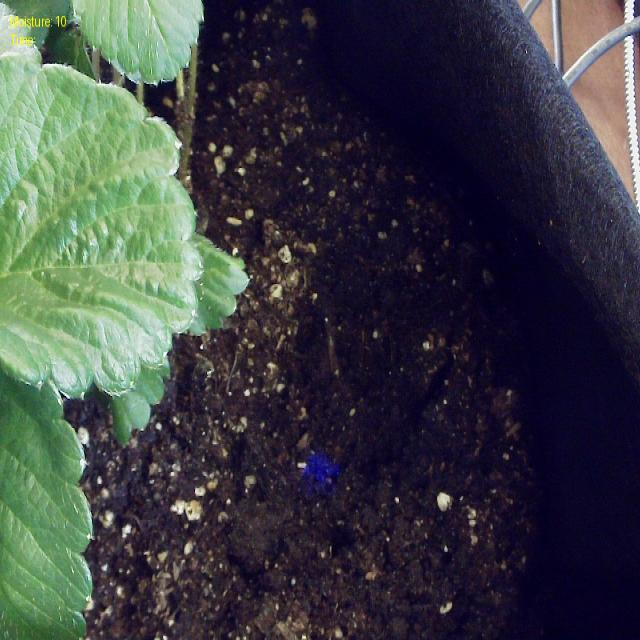
#> input picture data/training-data/downloaded/soil_moisture_stir_september/train/images/13_png.rf.d29e3ff2a8d6706d7713a24b7a79ff90.jpg, 640 x 640 px; its folder holds only this picture in this run
$ python make_augmentation_slides.py
#> lines starting #> are read from the running program, lines starting #| are printed output that depends on the picture
"""
make_augmentation_slides.py
Generates a PDF slide deck comparing original vs augmented
soil_moisture_stir_september images.

Output: plots/stir_september_augmentation_slides.pdf
"""

import os
import random
from pathlib import Path
from collections import defaultdict

import cv2
import numpy as np
import matplotlib
matplotlib.use("Agg")
import matplotlib.pyplot as plt
import matplotlib.patches as mpatches
from matplotlib.backends.backend_pdf import PdfPages
from matplotlib.gridspec import GridSpec

# ── Config ───────────────────────────────────────────────────────────────────

DATASET_ROOT = Path("data/training-data/downloaded/soil_moisture_stir_september")
OUTPUT_DIR   = Path("plots")
OUTPUT_PDF   = OUTPUT_DIR / "stir_september_augmentation_slides.pdf"

CLASSES = [
    "moisture_level_1",   # 0 — very dry,  LED: red/orange
    "moisture_level_10",  # 1 — very wet,  LED: intense blue-violet
    "moisture_level_3",   # 2 — dry,       LED: pink-magenta
    "moisture_level_7",   # 3 — moist,     LED: bright blue-violet
    "moisture_level_8",   # 4 — wet,       LED: strong blue-violet
]

# Colours for bounding boxes per class (BGR→RGB already converted)
CLASS_COLORS = [
    (1.0, 0.35, 0.0),   # orange-red   — level 1
    (0.45, 0.0, 0.9),   # deep violet  — level 10
    (0.9, 0.2, 0.6),    # pink-magenta — level 3
    (0.2, 0.4, 1.0),    # bright blue  — level 7
    (0.0, 0.7, 1.0),    # cyan-blue    — level 8
]

SLIDE_BG  = "#0d1117"
TITLE_CLR = "#e6edf3"
BODY_CLR  = "#8b949e"
ACCENT    = "#58a6ff"
GREEN     = "#3fb950"
YELLOW    = "#d29922"

SEED = 7
random.seed(SEED)

# ── Helpers ──────────────────────────────────────────────────────────────────

def load_image_rgb(path: Path) -> np.ndarray:
    img = cv2.imread(str(path))
    if img is None:
        raise FileNotFoundError(path)
    return cv2.cvtColor(img, cv2.COLOR_BGR2RGB)


def read_label(label_path: Path):
    classes, boxes = [], []
    if label_path.exists():
        for line in label_path.read_text().strip().splitlines():
            parts = line.split()
            if len(parts) == 5:
                classes.append(int(float(parts[0])))
                boxes.append(list(map(float, parts[1:])))
    return classes, boxes


def draw_boxes(ax, img: np.ndarray, classes, boxes, linewidth=2):
    h, w = img.shape[:2]
    ax.imshow(img)
    for cls, (cx, cy, bw, bh) in zip(classes, boxes):
        x1 = (cx - bw / 2) * w
        y1 = (cy - bh / 2) * h
        color = CLASS_COLORS[cls % len(CLASS_COLORS)]
        rect = mpatches.FancyBboxPatch(
            (x1, y1), bw * w, bh * h,
            boxstyle="square,pad=0",
            linewidth=linewidth,
            edgecolor=color,
            facecolor="none",
        )
        ax.add_patch(rect)
        ax.text(
            x1, y1 - 4,
            CLASSES[cls].replace("moisture_level_", "Lvl "),
            color=color, fontsize=7, fontweight="bold",
            va="bottom",
            bbox=dict(boxstyle="round,pad=0.15", fc=SLIDE_BG, ec="none", alpha=0.7),
        )
    ax.axis("off")


def slide_fig(figsize=(16, 9)):
    fig = plt.figure(figsize=figsize)
    fig.patch.set_facecolor(SLIDE_BG)
    return fig


def slide_title(fig, title, subtitle=None, y_title=0.88, y_sub=0.79):
    fig.text(0.5, y_title, title, ha="center", va="center",
             color=TITLE_CLR, fontsize=26, fontweight="bold")
    if subtitle:
        fig.text(0.5, y_sub, subtitle, ha="center", va="center",
                 color=BODY_CLR, fontsize=14)


def get_originals(split: str):
    img_dir = DATASET_ROOT / split / "images"
    lbl_dir = DATASET_ROOT / split / "labels"
    files = sorted([p for p in img_dir.glob("*.jpg") if "_aug" not in p.name] +
                   [p for p in img_dir.glob("*.png") if "_aug" not in p.name])
    return img_dir, lbl_dir, files


def get_augmented_for(original_stem: str, split: str):
    img_dir = DATASET_ROOT / split / "images"
    lbl_dir = DATASET_ROOT / split / "labels"
    augs = sorted(img_dir.glob(f"{original_stem}_aug*.jpg"))
    return img_dir, lbl_dir, augs


def count_classes_in_split(split: str):
    lbl_dir = DATASET_ROOT / split / "labels"
    counts = defaultdict(int)
    for lbl in lbl_dir.glob("*.txt"):
        for line in lbl.read_text().strip().splitlines():
            parts = line.split()
            if parts:
                counts[int(float(parts[0]))] += 1
    return counts


def count_originals_only(split: str):
    lbl_dir = DATASET_ROOT / split / "labels"
    counts = defaultdict(int)
    for lbl in lbl_dir.glob("*.txt"):
        if "_aug" not in lbl.stem:
            for line in lbl.read_text().strip().splitlines():
                parts = line.split()
                if parts:
                    counts[int(float(parts[0]))] += 1
    return counts


# ── Slide builders ────────────────────────────────────────────────────────────

def slide_cover(pdf):
    fig = slide_fig()
    # Decorative accent bar
    fig.add_axes([0.08, 0.46, 0.84, 0.004]).set_facecolor(ACCENT)
    plt.gca().axis("off")
    fig.text(0.5, 0.65, "soil_moisture_stir_september",
             ha="center", color=ACCENT, fontsize=18, fontweight="bold",
             fontfamily="monospace")
    fig.text(0.5, 0.54, "Data Augmentation Overview",
             ha="center", color=TITLE_CLR, fontsize=34, fontweight="bold")
    fig.text(0.5, 0.42, "Original 56 images  →  685 images after albumentations pipeline",
             ha="center", color=BODY_CLR, fontsize=15)
    fig.text(0.5, 0.32, "5 moisture-level classes  ·  LED colour = class signal  ·  YOLO bbox labels preserved",
             ha="center", color=BODY_CLR, fontsize=12)
    pdf.savefig(fig, facecolor=SLIDE_BG)
    plt.close(fig)


def slide_dataset_overview(pdf):
    fig = slide_fig()
    slide_title(fig, "Dataset Overview", "Before and after augmentation — per split")

    ax = fig.add_axes([0.1, 0.1, 0.8, 0.6])
    ax.set_facecolor(SLIDE_BG)
    ax.axis("off")

    headers = ["Split", "Originals", "Copies each", "Total (aug)", "% increase"]
    rows = [
        ["train",  "39",  "13", "546", "+1300%"],
        ["valid",  "12",  " 6", " 84", "+ 600%"],
        ["test",   " 5",  "10", " 55", "+1000%"],
        ["TOTAL",  "56",  "—",  "685", "+1123%"],
    ]

    col_x = [0.05, 0.25, 0.45, 0.62, 0.80]
    header_y = 0.92
    row_h = 0.14

    for i, h in enumerate(headers):
        ax.text(col_x[i], header_y, h,
                transform=ax.transAxes, color=ACCENT,
                fontsize=13, fontweight="bold")

    for r, row in enumerate(rows):
        y = header_y - row_h * (r + 1)
        bg_color = "#161b22" if r % 2 == 0 else "#0d1117"
        rect = mpatches.FancyBboxPatch(
            (0.0, y - 0.04), 1.0, row_h - 0.01,
            transform=ax.transAxes,
            boxstyle="round,pad=0.005",
            facecolor=bg_color, edgecolor="none",
        )
        ax.add_patch(rect)
        is_total = row[0] == "TOTAL"
        clr = YELLOW if is_total else TITLE_CLR
        for i, val in enumerate(row):
            ax.text(col_x[i], y + 0.02, val,
                    transform=ax.transAxes,
                    color=clr if i == 0 else (GREEN if i == 4 else BODY_CLR),
                    fontsize=13 if is_total else 12,
                    fontweight="bold" if is_total else "normal")

    pdf.savefig(fig, facecolor=SLIDE_BG)
    plt.close(fig)


def slide_originals_grid(pdf):
    """Show all 39 train originals in a grid with bboxes."""
    _, lbl_dir, files = get_originals("train")

    n = len(files)
    ncols = 8
    nrows = int(np.ceil(n / ncols))

    fig = slide_fig(figsize=(16, 9))
    slide_title(fig, "Original Training Images (39)", "All originals — train split, with ground-truth bboxes",
                y_title=0.97, y_sub=0.935)

    gs = GridSpec(nrows, ncols, figure=fig,
                  left=0.01, right=0.99, top=0.91, bottom=0.01,
                  hspace=0.05, wspace=0.04)

    for idx, img_path in enumerate(files):
        r, c = divmod(idx, ncols)
        ax = fig.add_subplot(gs[r, c])
        ax.set_facecolor(SLIDE_BG)
        img = load_image_rgb(img_path)
        lbl = lbl_dir / (img_path.stem + ".txt")
        cls, boxes = read_label(lbl)
        draw_boxes(ax, img, cls, boxes, linewidth=1.5)

    # blank remaining cells
    for idx in range(n, nrows * ncols):
        r, c = divmod(idx, ncols)
        ax = fig.add_subplot(gs[r, c])
        ax.set_facecolor(SLIDE_BG)
        ax.axis("off")

    pdf.savefig(fig, facecolor=SLIDE_BG)
    plt.close(fig)


def slide_augmentation_showcase(pdf):
    """One slide per train original: original (full left col) + all 13 augments (right grid)."""
    _, lbl_dir, files = get_originals("train")

    for img_idx, orig_path in enumerate(files):
        stem = orig_path.stem
        _, _, aug_files = get_augmented_for(stem, "train")

        orig_lbl = lbl_dir / (stem + ".txt")
        orig_cls, orig_boxes = read_label(orig_lbl)
        orig_img = load_image_rgb(orig_path)

        # Determine class label for subtitle
        class_name = CLASSES[orig_cls[0]].replace("moisture_level_", "Level ") if orig_cls else "unknown"

        fig = slide_fig()

        # Header
        fig.text(0.5, 0.975,
                 f"Image {img_idx + 1} / {len(files)}  ·  {class_name}",
                 ha="center", color=ACCENT, fontsize=11, fontweight="bold")
        fig.text(0.5, 0.955,
                 f"Original  +  {len(aug_files)} augmented copies  ·  {stem[:55]}",
                 ha="center", color=BODY_CLR, fontsize=9)

        # Layout: 4 rows × 5 cols
        # Col 0 (spans all 4 rows) = original
        # Cols 1-4 × 4 rows = 16 cells → fill with augments (up to 13)
        N_ROWS, N_COLS = 4, 5
        gs = GridSpec(N_ROWS, N_COLS, figure=fig,
                      left=0.01, right=0.99, top=0.94, bottom=0.01,
                      hspace=0.05, wspace=0.03)

        # Original — tall left column
        ax_orig = fig.add_subplot(gs[:, 0])
        ax_orig.set_facecolor(SLIDE_BG)
        draw_boxes(ax_orig, orig_img, orig_cls, orig_boxes, linewidth=2)
        ax_orig.set_title("ORIGINAL", color=YELLOW, fontsize=10,
                          fontweight="bold", pad=3)

        # Augmented — fill right grid row by row
        aug_cells = [(r, c) for r in range(N_ROWS) for c in range(1, N_COLS)]
        for cell_i, aug_path in enumerate(aug_files):
            if cell_i >= len(aug_cells):
                break
            r, c = aug_cells[cell_i]
            ax = fig.add_subplot(gs[r, c])
            ax.set_facecolor(SLIDE_BG)
            aug_lbl = DATASET_ROOT / "train" / "labels" / (aug_path.stem + ".txt")
            aug_cls, aug_boxes = read_label(aug_lbl)
            aug_img = load_image_rgb(aug_path)
            draw_boxes(ax, aug_img, aug_cls, aug_boxes, linewidth=1.2)
            ax.set_title(f"aug {cell_i:03d}", color=ACCENT, fontsize=7, pad=1)

        # Blank any unused cells
        for cell_i in range(len(aug_files), len(aug_cells)):
            r, c = aug_cells[cell_i]
            ax = fig.add_subplot(gs[r, c])
            ax.set_facecolor(SLIDE_BG)
            ax.axis("off")

        pdf.savefig(fig, facecolor=SLIDE_BG)
        plt.close(fig)


def slide_class_distribution(pdf):
    fig = slide_fig()
    slide_title(fig, "Class Distribution — Before vs After Augmentation",
                "train split  ·  annotation counts per class")

    orig  = count_originals_only("train")
    total = count_classes_in_split("train")

    x = np.arange(len(CLASSES))
    w = 0.35

    ax = fig.add_axes([0.1, 0.13, 0.82, 0.6])
    ax.set_facecolor("#161b22")
    for spine in ax.spines.values():
        spine.set_edgecolor("#30363d")

    orig_vals  = [orig.get(i, 0)  for i in range(len(CLASSES))]
    total_vals = [total.get(i, 0) for i in range(len(CLASSES))]

    bars1 = ax.bar(x - w/2, orig_vals,  w, color=YELLOW, label="Original",   zorder=3)
    bars2 = ax.bar(x + w/2, total_vals, w, color=GREEN,  label="After augmentation", zorder=3)

    ax.set_xticks(x)
    short_names = [c.replace("moisture_level_", "Lvl ") for c in CLASSES]
    ax.set_xticklabels(short_names, color=TITLE_CLR, fontsize=11)
    ax.tick_params(axis="y", colors=BODY_CLR)
    ax.yaxis.grid(True, color="#30363d", zorder=0)
    ax.set_axisbelow(True)
    ax.set_ylabel("Annotation count", color=BODY_CLR, fontsize=11)

    for bar in bars1:
        ax.text(bar.get_x() + bar.get_width()/2, bar.get_height() + 0.5,
                str(int(bar.get_height())), ha="center", va="bottom",
                color=YELLOW, fontsize=9)
    for bar in bars2:
        ax.text(bar.get_x() + bar.get_width()/2, bar.get_height() + 0.5,
                str(int(bar.get_height())), ha="center", va="bottom",
                color=GREEN, fontsize=9)

    ax.legend(facecolor="#161b22", edgecolor="#30363d",
              labelcolor=TITLE_CLR, fontsize=11)

    pdf.savefig(fig, facecolor=SLIDE_BG)
    plt.close(fig)


def slide_pipeline_summary(pdf):
    fig = slide_fig()
    slide_title(fig, "Augmentation Pipeline", "albumentations — all transforms applied")

    sections = [
        ("Geometric", ACCENT, [
            "HorizontalFlip  p=0.5",
            "VerticalFlip  p=0.2",
            "Rotate ±20°  (reflect border)  p=0.6",
            "Perspective warp  scale 3–8%  p=0.4",
            "RandomResizedCrop → 640×640  scale 75–100%  p=0.5",
            "ShiftScaleRotate  shift ±8%, scale ±15%, rotate ±10°  p=0.4",
        ]),
        ("Pixel / Lighting", YELLOW, [
            "RandomBrightnessContrast  brightness ±0.35/0.25, contrast ±0.2/0.3  p=0.8",
            "GaussianBlur  kernel 3–7  p=0.3",
            "MotionBlur  kernel 3–9  p=0.2",
            "GaussNoise  std 0.02–0.08  p=0.4",
            "JPEG Compression  quality 60–95%  p=0.3",
        ]),
        ("Colour  ⚠ hue shifts intentionally small — LED colour = class signal", GREEN, [
            "HueSaturationValue  hue ±8°, sat ±30, val ±25  p=0.5",
            "RGBShift  ±15 per channel  p=0.3",
        ]),
        ("Environment Simulation", "#f0883e", [
            "RandomShadow  1–2 shadows  p=0.3",
            "RandomFog  coef 0.05–0.15  p=0.1",
            "Downscale  60–90%  p=0.2",
        ]),
    ]

    x0, y0 = 0.05, 0.83
    dy_section = 0.035
    dy_item    = 0.028
    x_item     = 0.10

    for section, color, items in sections:
        fig.text(x0, y0, section, color=color, fontsize=12, fontweight="bold")
        y0 -= dy_section
        for item in items:
            fig.text(x_item, y0, f"• {item}", color=BODY_CLR, fontsize=10)
            y0 -= dy_item
        y0 -= 0.01  # extra gap between sections

    fig.text(0.05, 0.07,
             "BboxParams: format=yolo  min_visibility=0.3  clip=True  →  0 bboxes dropped",
             color=ACCENT, fontsize=10, style="italic")

    pdf.savefig(fig, facecolor=SLIDE_BG)
    plt.close(fig)


def slide_class_legend(pdf):
    """Visual legend: one representative original per class."""
    img_dir, lbl_dir, files = get_originals("train")

    # find first image per class
    class_examples = {}
    for img_path in files:
        lbl = lbl_dir / (img_path.stem + ".txt")
        cls_list, boxes = read_label(lbl)
        for c in cls_list:
            if c not in class_examples:
                class_examples[c] = (img_path, cls_list, boxes)
        if len(class_examples) == len(CLASSES):
            break

    fig = slide_fig()
    slide_title(fig, "Class Reference", "One example image per moisture level")

    gs = GridSpec(1, len(CLASSES), figure=fig,
                  left=0.03, right=0.97, top=0.85, bottom=0.05,
                  hspace=0.0, wspace=0.06)

    led_colors = ["red/orange", "intense blue-violet",
                  "pink-magenta", "bright blue-violet", "strong blue-violet"]
    wetness    = ["Very Dry", "Very Wet", "Dry", "Moist", "Wet"]

    for cls_id in range(len(CLASSES)):
        ax = fig.add_subplot(gs[0, cls_id])
        ax.set_facecolor(SLIDE_BG)
        if cls_id in class_examples:
            img_path, cls_list, boxes = class_examples[cls_id]
            img = load_image_rgb(img_path)
            draw_boxes(ax, img, cls_list, boxes, linewidth=2)
            ax.set_title(
                f"Level {CLASSES[cls_id].split('_')[-1]}\n"
                f"{wetness[cls_id]}\nLED: {led_colors[cls_id]}",
                color=CLASS_COLORS[cls_id], fontsize=8.5, fontweight="bold", pad=3,
            )
        else:
            ax.axis("off")
            ax.text(0.5, 0.5, "no example", ha="center", va="center",
                    color=BODY_CLR, fontsize=9, transform=ax.transAxes)

    pdf.savefig(fig, facecolor=SLIDE_BG)
    plt.close(fig)


# ── Main ─────────────────────────────────────────────────────────────────────

def main():
    OUTPUT_DIR.mkdir(parents=True, exist_ok=True)

    print(f"Building slides → {OUTPUT_PDF}")

    with PdfPages(str(OUTPUT_PDF)) as pdf:
        print("  Slide 1: Cover")
        slide_cover(pdf)

        print("  Slide 2: Dataset overview")
        slide_dataset_overview(pdf)
#> in slide_dataset_overview, `pdf.savefig(fig, facecolor=SLIDE_BG)`:
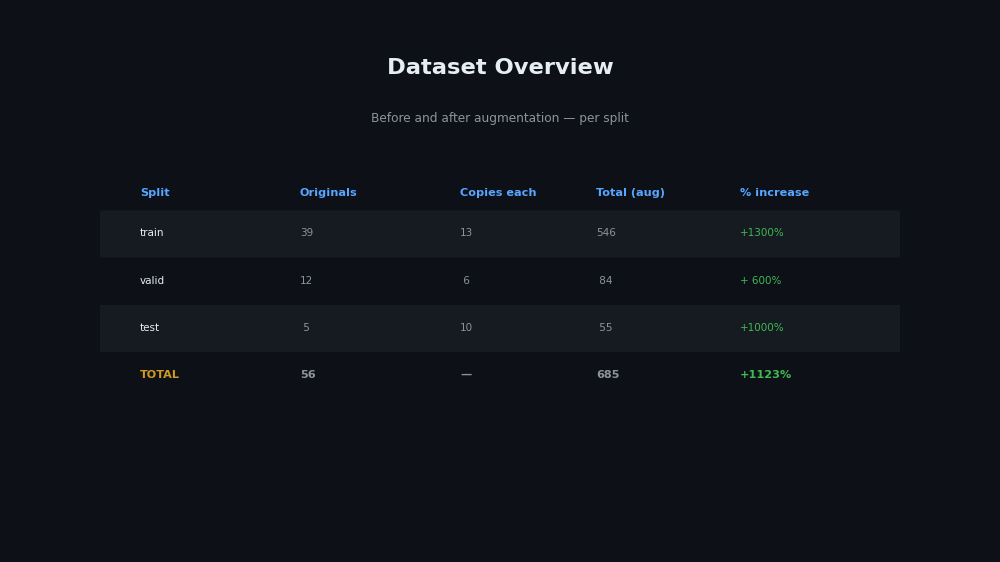
#> figure drawn by matplotlib, 1 panel

        print("  Slide 3: Class legend")
        slide_class_legend(pdf)

        print("  Slide 4: All originals grid")
        slide_originals_grid(pdf)
#> in load_image_rgb, img is the input picture: shape (640, 640, 3); mean B, G, R 67.2, 64.1, 60.3

        print("  Slides 5-43: Augmentation showcase (39 originals × 13 augments each)")
        slide_augmentation_showcase(pdf)

        print("  Slide 8: Class distribution before/after")
        slide_class_distribution(pdf)
#> in slide_class_distribution, `pdf.savefig(fig, facecolor=SLIDE_BG)`:
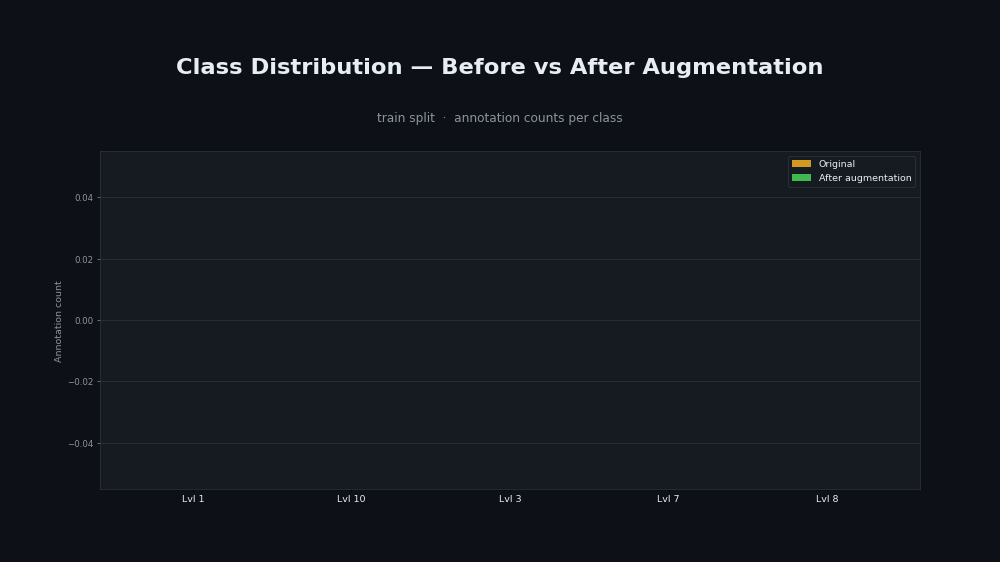
#> figure drawn by matplotlib, 1 panel

        print("  Slide 9: Pipeline summary")
        slide_pipeline_summary(pdf)

        meta = pdf.infodict()
        meta["Title"]   = "soil_moisture_stir_september — Augmentation Slides"
        meta["Subject"] = "YOLOv5 data augmentation overview"

    print(f"\nDone — {OUTPUT_PDF}")


if __name__ == "__main__":
    main()
